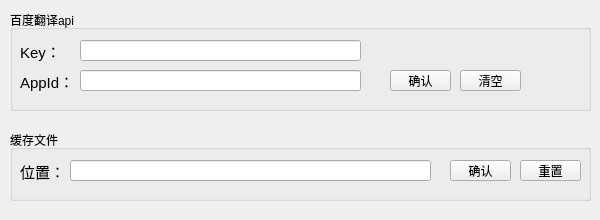
<?xml version="1.0" encoding="UTF-8"?>
<ui version="4.0">
 <class>Form</class>
 <widget class="QWidget" name="Form">
  <property name="geometry">
   <rect>
    <x>0</x>
    <y>0</y>
    <width>600</width>
    <height>220</height>
   </rect>
  </property>
  <property name="minimumSize">
   <size>
    <width>600</width>
    <height>220</height>
   </size>
  </property>
  <property name="maximumSize">
   <size>
    <width>600</width>
    <height>220</height>
   </size>
  </property>
  <property name="windowTitle">
   <string>设置</string>
  </property>
  <property name="windowIcon">
   <iconset resource="icons.qrc">
    <normaloff>:/icons/logo_wk.ico</normaloff>:/icons/logo_wk.ico</iconset>
  </property>
  <widget class="QGroupBox" name="groupBox_setting">
   <property name="geometry">
    <rect>
     <x>10</x>
     <y>10</y>
     <width>581</width>
     <height>101</height>
    </rect>
   </property>
   <property name="styleSheet">
    <string notr="true">font: 10pt &quot;Microsoft YaHei UI&quot;;</string>
   </property>
   <property name="title">
    <string>百度翻译api</string>
   </property>
   <widget class="QLabel" name="label">
    <property name="geometry">
     <rect>
      <x>10</x>
      <y>30</y>
      <width>41</width>
      <height>21</height>
     </rect>
    </property>
    <property name="text">
     <string>&lt;html&gt;&lt;head/&gt;&lt;body&gt;&lt;p&gt;&lt;span style=&quot; font-size:11pt;&quot;&gt;Key：&lt;/span&gt;&lt;/p&gt;&lt;/body&gt;&lt;/html&gt;</string>
    </property>
   </widget>
   <widget class="QLineEdit" name="lineEdit_key">
    <property name="geometry">
     <rect>
      <x>70</x>
      <y>30</y>
      <width>281</width>
      <height>21</height>
     </rect>
    </property>
   </widget>
   <widget class="QLabel" name="label_2">
    <property name="geometry">
     <rect>
      <x>10</x>
      <y>60</y>
      <width>61</width>
      <height>21</height>
     </rect>
    </property>
    <property name="text">
     <string>&lt;html&gt;&lt;head/&gt;&lt;body&gt;&lt;p&gt;&lt;span style=&quot; font-size:11pt;&quot;&gt;AppId：&lt;/span&gt;&lt;/p&gt;&lt;/body&gt;&lt;/html&gt;</string>
    </property>
   </widget>
   <widget class="QLineEdit" name="lineEdit_appid">
    <property name="geometry">
     <rect>
      <x>70</x>
      <y>60</y>
      <width>281</width>
      <height>21</height>
     </rect>
    </property>
   </widget>
   <widget class="QPushButton" name="pushButton_confirm_api">
    <property name="geometry">
     <rect>
      <x>380</x>
      <y>60</y>
      <width>61</width>
      <height>21</height>
     </rect>
    </property>
    <property name="text">
     <string>确认</string>
    </property>
   </widget>
   <widget class="QPushButton" name="pushButton_clear">
    <property name="geometry">
     <rect>
      <x>450</x>
      <y>60</y>
      <width>61</width>
      <height>21</height>
     </rect>
    </property>
    <property name="text">
     <string>清空</string>
    </property>
   </widget>
  </widget>
  <widget class="QGroupBox" name="groupBox">
   <property name="geometry">
    <rect>
     <x>10</x>
     <y>130</y>
     <width>581</width>
     <height>71</height>
    </rect>
   </property>
   <property name="styleSheet">
    <string notr="true">font: 10pt &quot;Microsoft YaHei UI&quot;;</string>
   </property>
   <property name="title">
    <string>缓存文件</string>
   </property>
   <widget class="QLineEdit" name="lineEdit_translate_data_pos">
    <property name="geometry">
     <rect>
      <x>60</x>
      <y>30</y>
      <width>361</width>
      <height>21</height>
     </rect>
    </property>
   </widget>
   <widget class="QLabel" name="label_3">
    <property name="geometry">
     <rect>
      <x>10</x>
      <y>30</y>
      <width>41</width>
      <height>21</height>
     </rect>
    </property>
    <property name="text">
     <string>&lt;html&gt;&lt;head/&gt;&lt;body&gt;&lt;p&gt;&lt;span style=&quot; font-size:11pt;&quot;&gt;位置：&lt;/span&gt;&lt;/p&gt;&lt;/body&gt;&lt;/html&gt;</string>
    </property>
   </widget>
   <widget class="QPushButton" name="pushButton_confirm_pos">
    <property name="geometry">
     <rect>
      <x>440</x>
      <y>30</y>
      <width>61</width>
      <height>21</height>
     </rect>
    </property>
    <property name="text">
     <string>确认</string>
    </property>
   </widget>
   <widget class="QPushButton" name="pushButton_pos_reset">
    <property name="geometry">
     <rect>
      <x>510</x>
      <y>30</y>
      <width>61</width>
      <height>21</height>
     </rect>
    </property>
    <property name="text">
     <string>重置</string>
    </property>
   </widget>
  </widget>
 </widget>
 <resources>
  <include location="icons.qrc"/>
 </resources>
 <connections/>
</ui>
